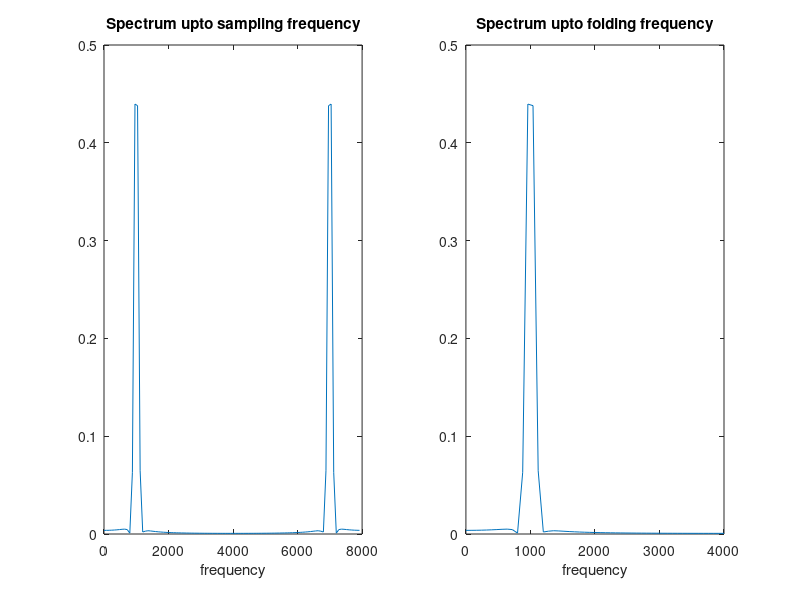

The MATLAB source for this figure:
clc; 
clear all; 
%* generate the sine wave sequence 
fs=8000; 
N=100; 
n=0:N-1;
x=2*sin(2000*pi*[0:1:N-1]/fs);
%**Hamming windowed sequence ** 
w=hamming(N);
xw=x.*w';
%** DFT algorithm *****
 k=0:N-1;
WN=exp(-j*2*pi/N*n'*k); 
Xk=xw*WN;
Xf=abs(Xk)/N;
% Map the frequency bin k to f (Hz)
 f=k*fs/N;
subplot(121); 
plot(f,Xf); 
xlabel('frequency');
title('Spectrum upto sampling frequency');
%** frequencies upto the folding frequency
 f=[0:1:N/2]*fs/N;
subplot(122); 
plot(f,Xf(1:N/2+1)); 
xlabel('frequency');
title('Spectrum upto folding frequency');
